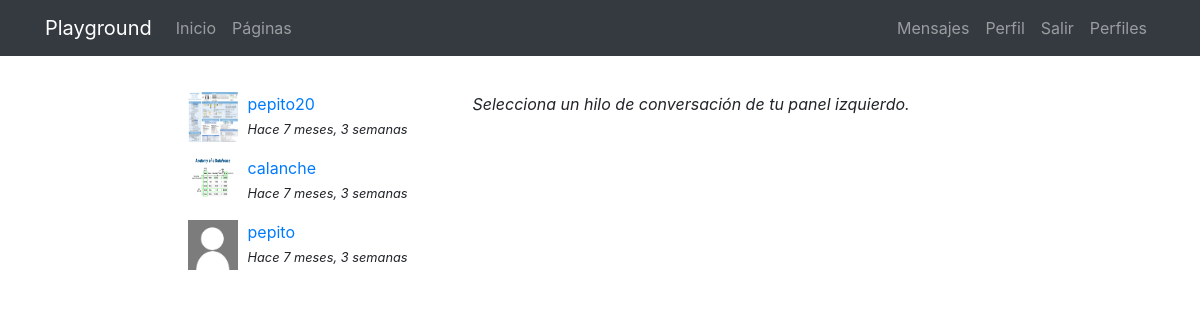
The app's page /messenger/ (signed in) with its own data.
### registration/models.py (models this page shows)
class Profile(models.Model):
    user = models.OneToOneField(User, on_delete=models.CASCADE)
    avatar = models.ImageField(upload_to=custom_upload_to, null=True, blank=True)
    bio = models.TextField(null=True, blank=True)
    link = models.URLField(max_length=200, null=True, blank=True)
    class Meta:
        ordering = ['user__username']

### messenger/models.py (models this page shows)
class Thread(models.Model):
    users = models.ManyToManyField(User, related_name="threads")
    messages = models.ManyToManyField(Message)
    updated = models.DateTimeField(auto_now=True)
    objects = ThreadManager()
    class Meta:
        ordering = ["-updated"]
    """ queremos poder hacer algo como esto Thread.objects.find(user1, user2), osea dado un hilo encontrar los usuarios"""

class Message(models.Model):
    user = models.ForeignKey(User, on_delete=models.CASCADE)
    content = models.TextField()
    created = models.DateTimeField(auto_now_add=True)
    class Meta:
        ordering = ["created"]

### messenger/views.py (the view)
# urls.py: path("", ThreadList.as_view(), name="list"),
@method_decorator(login_required, name="dispatch")
class ThreadList(TemplateView):
   template_name = "messenger/thread_list.html"

### messenger/templates/messenger/thread_list.html (shortened to what this page needs)
{% extends 'core/base.html' %}
{% load static %}
{% block content %}
<main role="main">
  <div class="container">
    <div class="row mt-3">
      <div class="col-md-9 mx-auto mb-5">
        <div class="row">
          <div class="col-md-4">
            {% for thread in request.user.threads.all %}
              {% if thread.messages.all|length > 0 %}
                <div class="mb-3">
                  {% for user in thread.users.all %}
                    {% if user != request.user %}
                      {% if user.profile.avatar %}
                        <img src="{{user.profile.avatar.url}}" class="avatar">
                      {% else %}
                        <img src="{% static 'registration/img/no-avatar.jpg' %}" class="avatar">
                      {% endif %}
                      <div>
                        <a href="{% url 'messenger:detail' thread.pk %}">{{user}}</a><br>
                        <small><i>Hace {{thread.messages.last.created|timesince}}</i></small>
                      </div>
                    {% endif %}
                  {% endfor %}
                </div>
              {% endif %}
            {% endfor %}
          </div>
          <div class="col-md-8">
            <p><i>Selecciona un hilo de conversación de tu panel izquierdo.</i></p>
          </div>
        </div>
      </div>
    </div>
  </div>
</main>
{% endblock %}

### core/static/core/css/main.css (style rules this page uses)
main { padding-top: 20px; }
:root { --jumbotron-padding-y: 3rem; }

### messenger/templates/messenger/thread_list.html (style rules this page uses)
.avatar { width:50px; height:50px; float:left; margin-right:10px; }

### records on screen
Thread: messages.last.created "7 meses, 3 semanas"
Thread: messages.last.created "7 meses, 3 semanas"
Thread: messages.last.created "7 meses, 3 semanas"

### other values on screen
{{ user }} "pepito20"
{{ user }} "calanche"
{{ user }} "pepito"
